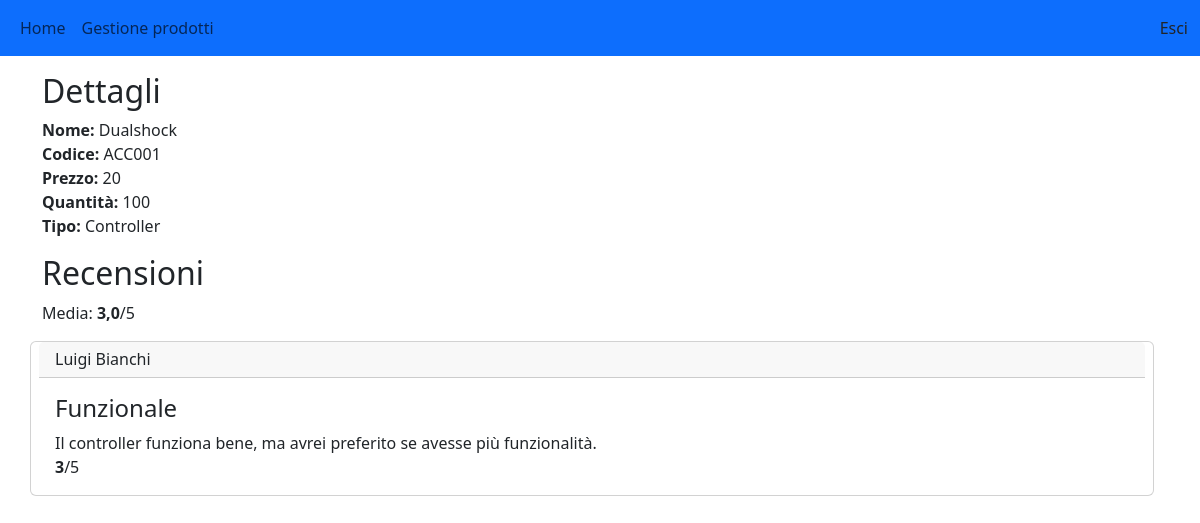
The page /site/employee/products/details/?product_id=3 (signed in) on the database its author committed.
### tables this page shows
CREATE TABLE Accessory (
  product_id INTEGER NOT NULL,
  type VARCHAR(255) NOT NULL,
  PRIMARY KEY (product_id),
  FOREIGN KEY (product_id) REFERENCES Product(id)
);

CREATE TABLE Product (
  id INTEGER AUTO_INCREMENT,
  name VARCHAR(255) NOT NULL,
  code VARCHAR(255) UNIQUE NOT NULL,
  price DECIMAL NOT NULL,
  quantity INTEGER NOT NULL,
  PRIMARY KEY (id)
);

CREATE TABLE UserFeedback (
  customer_id INTEGER NOT NULL,
  product_id INTEGER NOT NULL,
  summary VARCHAR(255) NOT NULL,
  description TEXT NOT NULL,
   
  rating INTEGER NOT NULL,
  PRIMARY KEY(customer_id, product_id),
  FOREIGN KEY(customer_id) REFERENCES Customer(user_id),
  FOREIGN KEY(product_id) REFERENCES Product(id)
);

CREATE TABLE `User` (
  id INTEGER AUTO_INCREMENT,
  email VARCHAR(255) UNIQUE NOT NULL,
   
  password_hash VARCHAR(64) NOT NULL,
  name VARCHAR(255) NOT NULL,
  surname VARCHAR(255) NOT NULL,
  birth_date DATE NOT NULL,
  gender ENUM("male", "female", "other") NOT NULL,
  phone_number DECIMAL(12,0) NOT NULL,
  PRIMARY KEY (id)
);

### site/employee/products/details/index.php (the view, shortened to what this page needs)
<?php
$product_id = $_GET["product_id"] ?? null;
$conn = DatabaseConnection::get_instance();
$products = array();
$products[] = $conn->prepare("
    SELECT name AS Nome, code AS Codice, price AS Prezzo, quantity AS Quantità, plot AS Trama
    FROM Game JOIN Product ON Game.product_id = Product.id
    WHERE product_id=?
");
$products[] = $conn->prepare("
    SELECT name AS Nome, code AS Codice, price AS Prezzo, quantity AS Quantità, type AS Tipo
    FROM Console JOIN Product ON Console.product_id = Product.id
    WHERE product_id=?
");
$products[] = $conn->prepare("
    SELECT name AS Nome, code AS Codice, price AS Prezzo, quantity AS Quantità, type AS Tipo
    FROM Accessory JOIN Product ON Accessory.product_id = Product.id
    WHERE product_id=?
");
$products[] = $conn->prepare("
    SELECT name AS Nome, code AS Codice, price AS Prezzo, quantity AS Quantità
    FROM GameGuide JOIN Product ON GameGuide.product_id = Product.id
    WHERE product_id=?
");
$product = null;
foreach ($products as $stmt) {
    $stmt->bind_param("i", $product_id);
    $stmt->execute();
    $res = $stmt->get_result()->fetch_assoc();
    if ($res) {
        $product = $res;
        break;
    }
}
$stmt = $conn->prepare("SELECT name, surname, summary, description, rating FROM UserFeedback JOIN User ON User.id=UserFeedback.customer_id WHERE product_id=?");
$stmt->bind_param("i", $product_id);
$stmt->execute();
$ratings = $stmt->get_result();
function print_review(array $rating) {
    echo
        '<div class="card">'.
            '<h6 class="card-header">'.$rating["name"]." ".$rating["surname"]."</h6>".
            '<div class="card-body">'.
                '<h4 class="card-title">'.$rating["summary"]."</h4>".
                '<div class="card-text">'.$rating["description"]."</div>".
                "<strong>".$rating["rating"]."</strong>/5".
            "</div>".
        "</div>";
}
$stmt = $conn->prepare("SELECT AVG(rating) as average_rating FROM UserFeedback WHERE product_id=?");
$stmt->bind_param("i", $product_id);
$stmt->execute();
$average_rating = $stmt->get_result()->fetch_assoc()["average_rating"];
$average_rating = number_format($average_rating, 1, ",");
?>
<html>
    <head>
        <?php require "../../../../components/bootstrap.php" ?>
    </head>
    <body>
        <?php require "../../../../components/headers/employee.php" ?>
        <main class="container">
            <section>
                <h2>Dettagli</h2>
                <div>
                    <?php
                    foreach ($product as $key => $value) {
                        echo
                            "<div>".
                                "<strong>$key: </strong>".
                                "<span>$value</span>".
                            "</div>";
                    }
                    ?>
                </div>
            </section>
            <section class="mt-3 row row-cols-1">
                <h2>Recensioni</h2>
                <div>Media: <strong><?php echo $average_rating ?></strong>/5</div>
                <div class="mt-0 row row-cols-1 g-3">
                    <?php
                    while ($row = $ratings->fetch_assoc()) {
                        print_review($row);
                    }
                    ?>
                </div>
            </section>
        </main>
    </body>
</html>

### rows shown on the page
accessory: product_id.name "Dualshock", product_id.code "ACC001", product_id.price "20", product_id.quantity "100", type "Controller"
userfeedback: user.name "Luigi", user.surname "Bianchi", summary "Funzionale", description "Il controller funziona bene, ma avrei preferito se avesse più funzionalità.", rating "3"

### other values the page prints
$key "Nome"
$key "Codice"
$key "Prezzo"
$key "Quantità"
$key "Tipo"
$average_rating "3,0"
